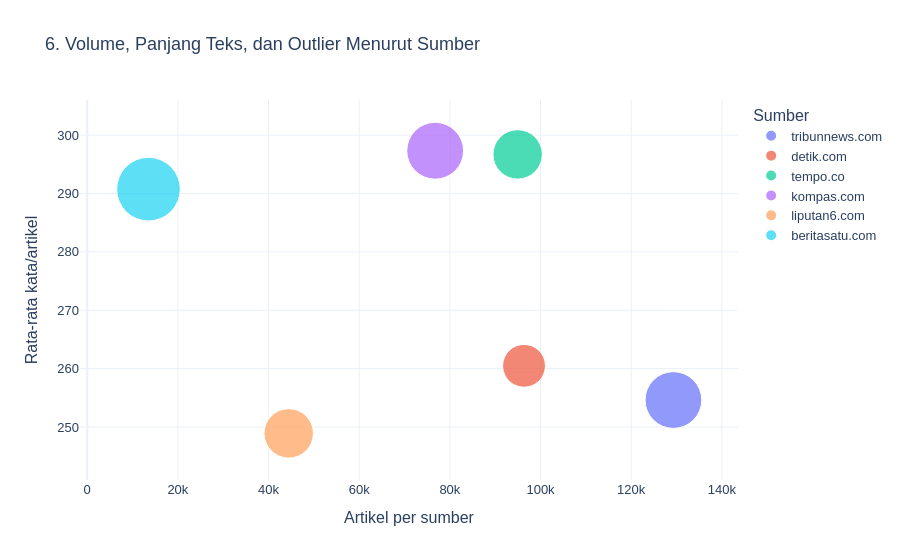

Write notebook code for a chart like this one.
### Markdown cell above
### Visualisasi 6: Korelasi Multidimensi dan Perbandingan Segmen

Setiap bubble adalah satu sumber: sumbu X volume artikel, Y rata-rata panjang,
ukuran proporsi outlier IQR, dan warna label sumber. Hover mencantumkan median
serta pangsa korpus. Semua sumber digunakan. Ini perbandingan deskriptif segmen,
bukan bukti bahwa volume menyebabkan perubahan panjang. Tidak digunakan peta
karena dataset tidak memiliki koordinat terverifikasi.

### Code cell
fig6 = px.scatter(sources, x='artikel', y='rata_kata', size='outlier_percent',
                  color='sumber', hover_name='sumber', size_max=45,
                  hover_data=['median_kata', 'persentase', 'outlier_percent'],
                  labels={'artikel': 'Artikel per sumber', 'rata_kata': 'Rata-rata kata/artikel',
                          'outlier_percent': 'Outlier (%)', 'sumber': 'Sumber',
                          'median_kata': 'Median kata', 'persentase': 'Pangsa korpus (%)'},
                  title='6. Volume, Panjang Teks, dan Outlier Menurut Sumber')
show_and_save(fig6, '06_source_multidimensional')

### Figure 1 — Plotly figure (JSON) as saved in the notebook; plotly's stock layout.template omitted (floating-point values rounded to 4 significant figures)
{"data": [{"customdata": [[220.0, 28.4, 5.416]], "hovertemplate": "<b>%{hovertext}</b><br><br>Sumber=tribunnews.com<br>Artikel per sumber=%{x}<br>Rata-rata kata/artikel=%{y}<br>Outlier (%)=%{customdata[2]}<br>Median kata=%{customdata[0]}<br>Pangsa korpus (%)=%{customdata[1]}<extra></extra>", "hovertext": ["tribunnews.com"], "legendgroup": "tribunnews.com", "marker": {"color": "#636efa", "size": [5.416], "sizemode": "area", "sizeref": 0.003369, "symbol": "circle"}, "mode": "markers", "name": "tribunnews.com", "orientation": "v", "showlegend": true, "type": "scatter", "x": [129314], "xaxis": "x", "y": [254.6], "yaxis": "y"}, {"customdata": [[235.0, 21.16, 3.085]], "hovertemplate": "<b>%{hovertext}</b><br><br>Sumber=detik.com<br>Artikel per sumber=%{x}<br>Rata-rata kata/artikel=%{y}<br>Outlier (%)=%{customdata[2]}<br>Median kata=%{customdata[0]}<br>Pangsa korpus (%)=%{customdata[1]}<extra></extra>", "hovertext": ["detik.com"], "legendgroup": "detik.com", "marker": {"color": "#EF553B", "size": [3.085], "sizemode": "area", "sizeref": 0.003369, "symbol": "circle"}, "mode": "markers", "name": "detik.com", "orientation": "v", "showlegend": true, "type": "scatter", "x": [96364], "xaxis": "x", "y": [260.5], "yaxis": "y"}, {"customdata": [[272.0, 20.85, 4.103]], "hovertemplate": "<b>%{hovertext}</b><br><br>Sumber=tempo.co<br>Artikel per sumber=%{x}<br>Rata-rata kata/artikel=%{y}<br>Outlier (%)=%{customdata[2]}<br>Median kata=%{customdata[0]}<br>Pangsa korpus (%)=%{customdata[1]}<extra></extra>", "hovertext": ["tempo.co"], "legendgroup": "tempo.co", "marker": {"color": "#00cc96", "size": [4.103], "sizemode": "area", "sizeref": 0.003369, "symbol": "circle"}, "mode": "markers", "name": "tempo.co", "orientation": "v", "showlegend": true, "type": "scatter", "x": [94952], "xaxis": "x", "y": [296.7], "yaxis": "y"}, {"customdata": [[268.0, 16.86, 5.438]], "hovertemplate": "<b>%{hovertext}</b><br><br>Sumber=kompas.com<br>Artikel per sumber=%{x}<br>Rata-rata kata/artikel=%{y}<br>Outlier (%)=%{customdata[2]}<br>Median kata=%{customdata[0]}<br>Pangsa korpus (%)=%{customdata[1]}<extra></extra>", "hovertext": ["kompas.com"], "legendgroup": "kompas.com", "marker": {"color": "#ab63fa", "size": [5.438], "sizemode": "area", "sizeref": 0.003369, "symbol": "circle"}, "mode": "markers", "name": "kompas.com", "orientation": "v", "showlegend": true, "type": "scatter", "x": [76759], "xaxis": "x", "y": [297.3], "yaxis": "y"}, {"customdata": [[222.0, 9.763, 4.119]], "hovertemplate": "<b>%{hovertext}</b><br><br>Sumber=liputan6.com<br>Artikel per sumber=%{x}<br>Rata-rata kata/artikel=%{y}<br>Outlier (%)=%{customdata[2]}<br>Median kata=%{customdata[0]}<br>Pangsa korpus (%)=%{customdata[1]}<extra></extra>", "hovertext": ["liputan6.com"], "legendgroup": "liputan6.com", "marker": {"color": "#FFA15A", "size": [4.119], "sizemode": "area", "sizeref": 0.003369, "symbol": "circle"}, "mode": "markers", "name": "liputan6.com", "orientation": "v", "showlegend": true, "type": "scatter", "x": [44456], "xaxis": "x", "y": [248.9], "yaxis": "y"}, {"customdata": [[260.0, 2.968, 6.822]], "hovertemplate": "<b>%{hovertext}</b><br><br>Sumber=beritasatu.com<br>Artikel per sumber=%{x}<br>Rata-rata kata/artikel=%{y}<br>Outlier (%)=%{customdata[2]}<br>Median kata=%{customdata[0]}<br>Pangsa korpus (%)=%{customdata[1]}<extra></extra>", "hovertext": ["beritasatu.com"], "legendgroup": "beritasatu.com", "marker": {"color": "#19d3f3", "size": [6.822], "sizemode": "area", "sizeref": 0.003369, "symbol": "circle"}, "mode": "markers", "name": "beritasatu.com", "orientation": "v", "showlegend": true, "type": "scatter", "x": [13515], "xaxis": "x", "y": [290.7], "yaxis": "y"}], "layout": {"font": {"family": "Arial", "size": 13}, "hovermode": "closest", "legend": {"itemsizing": "constant", "title": {"text": "Sumber"}, "tracegroupgap": 0}, "title": {"text": "6. Volume, Panjang Teks, dan Outlier Menurut Sumber"}, "xaxis": {"anchor": "y", "domain": [0.0, 1.0], "title": {"text": "Artikel per sumber"}}, "yaxis": {"anchor": "x", "domain": [0.0, 1.0], "title": {"text": "Rata-rata kata/artikel"}}}}
